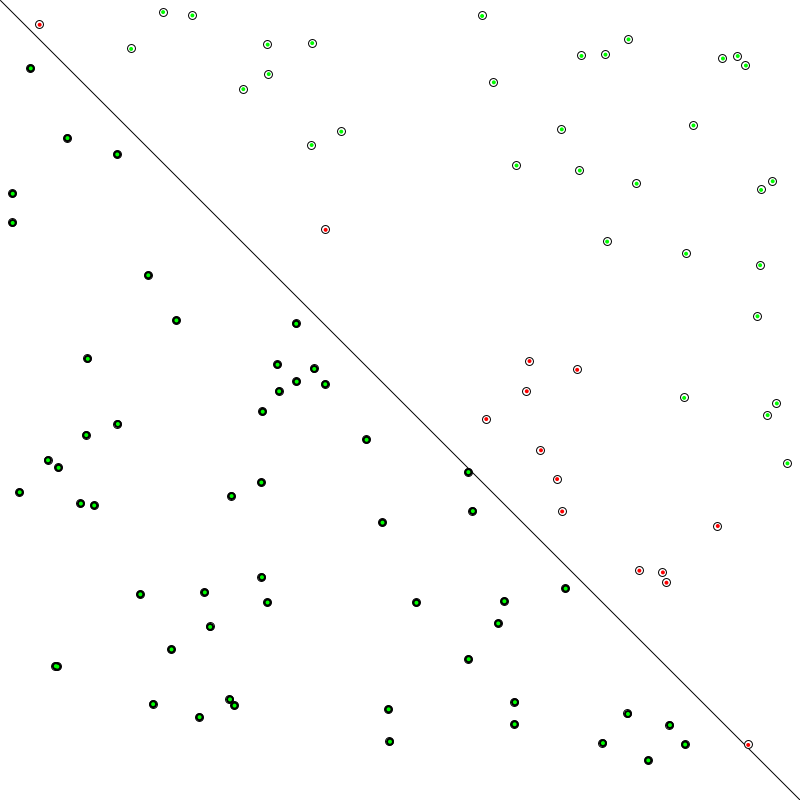
Frame 1 (no input)
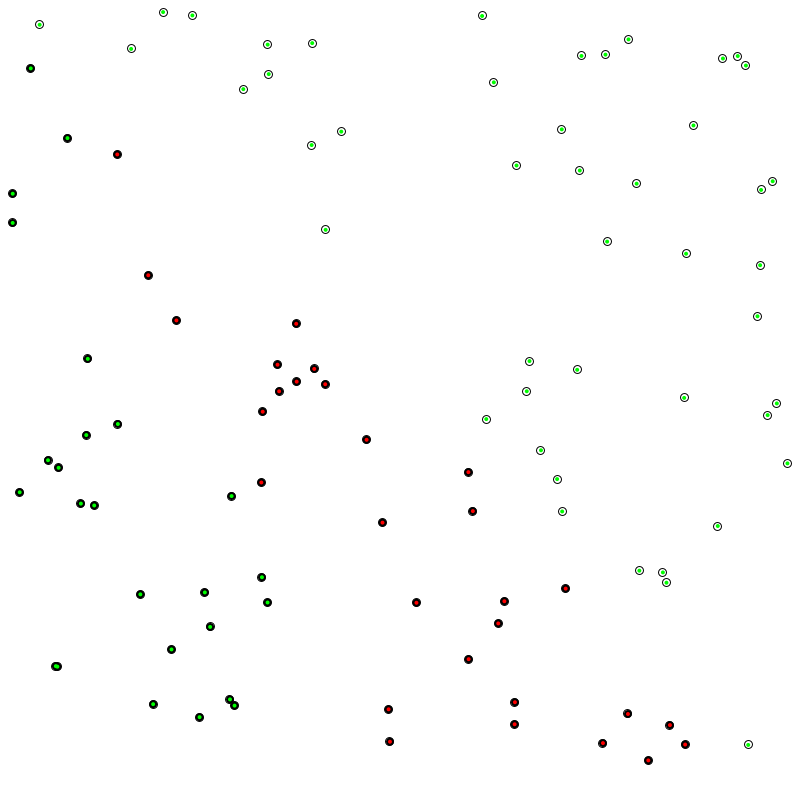
Frame 60 (the mouse pressed at the canvas centre just before this capture)
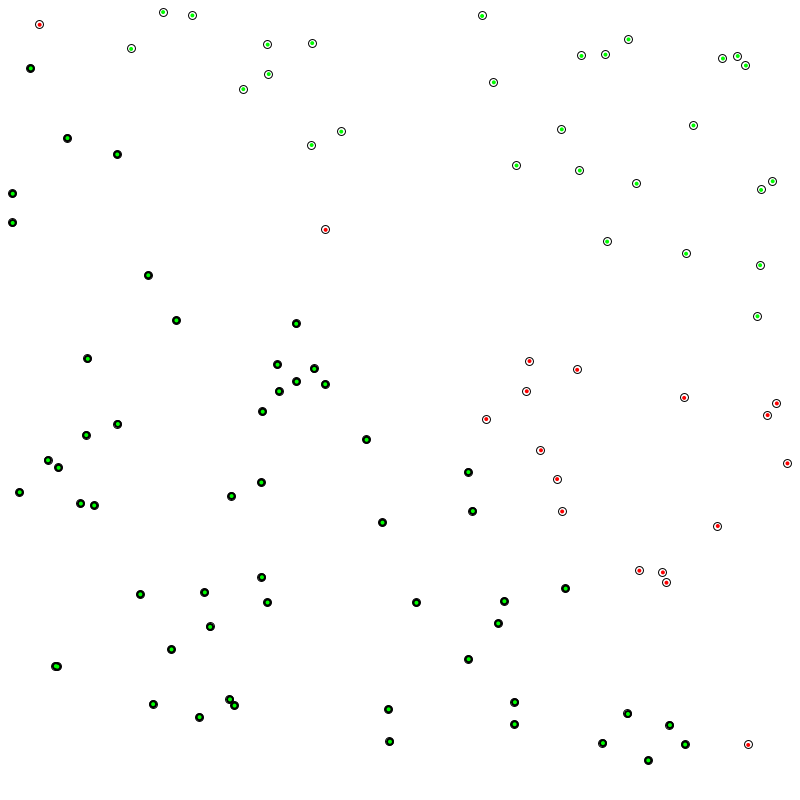
Frame 120 (the mouse held since frame 60 and released just before this capture)

The Processing sketch that drew these frames (run headless with seeded random() and noise(); from frame 60 on, the mouse is pressed at the canvas centre):

// Processing sketch: sketch_10_2_Perceptron
// ── sketch_10_2_Perceptron.pde
Perceptron brain;
Point[] points = new Point[100];
float error;

int trainingIndex = 0;

void setup() {
  size(800, 800);
  brain = new Perceptron();
  float[] inputs = {-1, 0.5};

  for (int i = 0; i < points.length; i++) {
    points[i] = new Point();
  }
}


void draw() {
  background(255);
  frameRate(30);
  
  line(0, 0, width, height);
  for (Point pt : points) {
    pt.show();
  }

  for (Point pt : points) {
    float[] inputs = {pt.x, pt.y};
    int target = pt.label;
   

    int guess = brain.guess(inputs);
    if (guess == target) {
      fill(0, 255, 0);
    } else {
      fill(255, 0, 0);
    }
    noStroke();
    ellipse(pt.x, pt.y, 4, 4);
  }
  
  Point training = points[trainingIndex];
  float[] inputs = {training.x, training.y};
  int target = training.label;
  error += brain.train(inputs, target);
  trainingIndex++;
  if (trainingIndex == points.length){
    trainingIndex = 0;
    println( error/points.length);
    error = 0;
  }
}

//void mouseClicked(){
//  for (Point pt : points) {
//    float[] inputs = {pt.x, pt.y};
//    int target = pt.label;
//    brain.train(inputs, target);

//  }
//}
// ── Perceptron.pde
//Activation Function
int sign(float s) {   
  if (s > 0) {
    return 1;
  } else {      
    return -1;
  }
}

class Perceptron {
  float[] weights = new float[2];
  float lr = 0.01;

  Perceptron() {
    for (int i = 0; i < weights.length; i++) {
      weights[i] = random(-1, 1);
    }
  }  

  int guess(float[] inputs) {
    float sum = 0;
    for (int i = 0; i < weights.length; i++) {
      sum += inputs[i] * weights[i];
    }   
    int output = sign(sum);
    return output;
  }
  
  int train(float[] inputs, int target){
    
   int guess = guess(inputs);
   int error = target - guess;
   
   for (int i = 0; i < weights.length; i++){
    weights[i] += error * inputs[i] * lr; 
   }
   return error;
  }
  
}
// ── Point.pde
class Point{ 
  
  float x;
  float y;
  int label;
  
  Point(){
   x = random(width);
   y = random(height);
   
   if ( x > y){
     label = 1;
   } else{
     label = -1;
   }    
  }
  
  void show(){
   stroke(0);
   if (label == 1){
     fill(255);
   } else {
     fill(0);
   }
   ellipse(x,y,8,8);
  }
}
